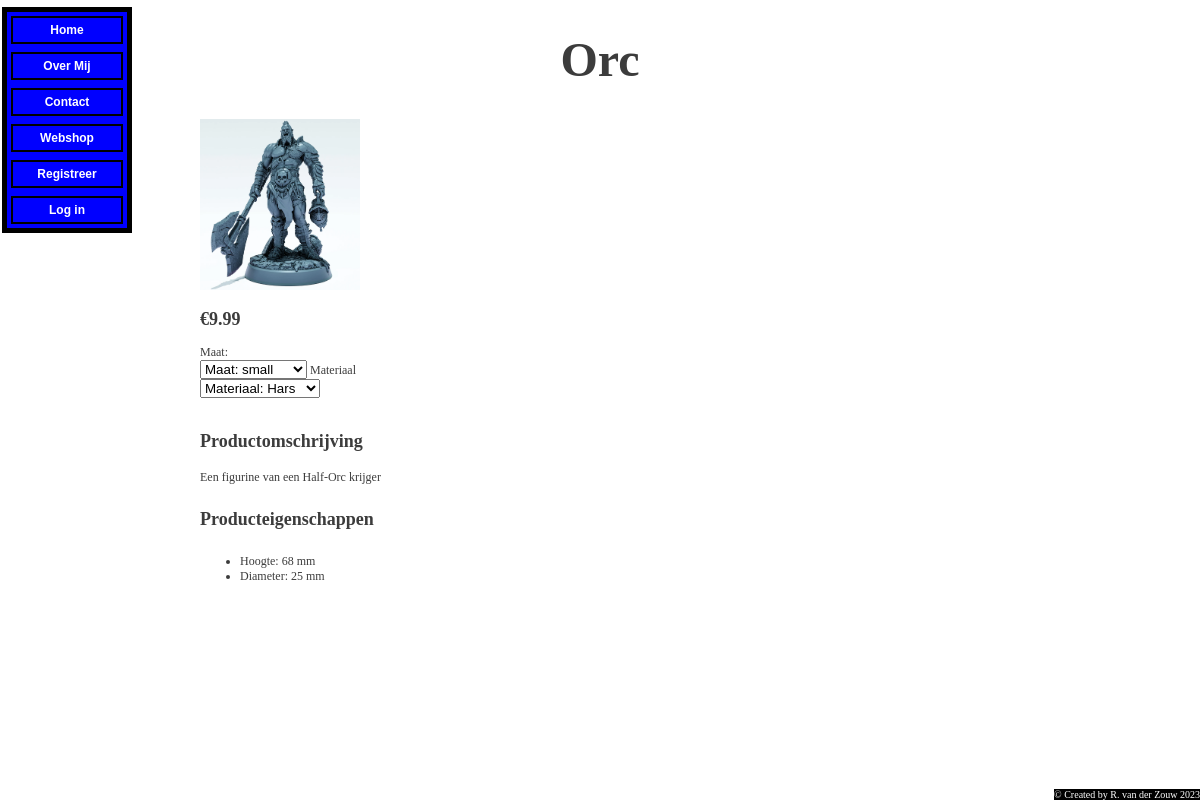
The page /index.php?page=detail&id=4&size=S&material=1&price=30 on the database as committed earlier.
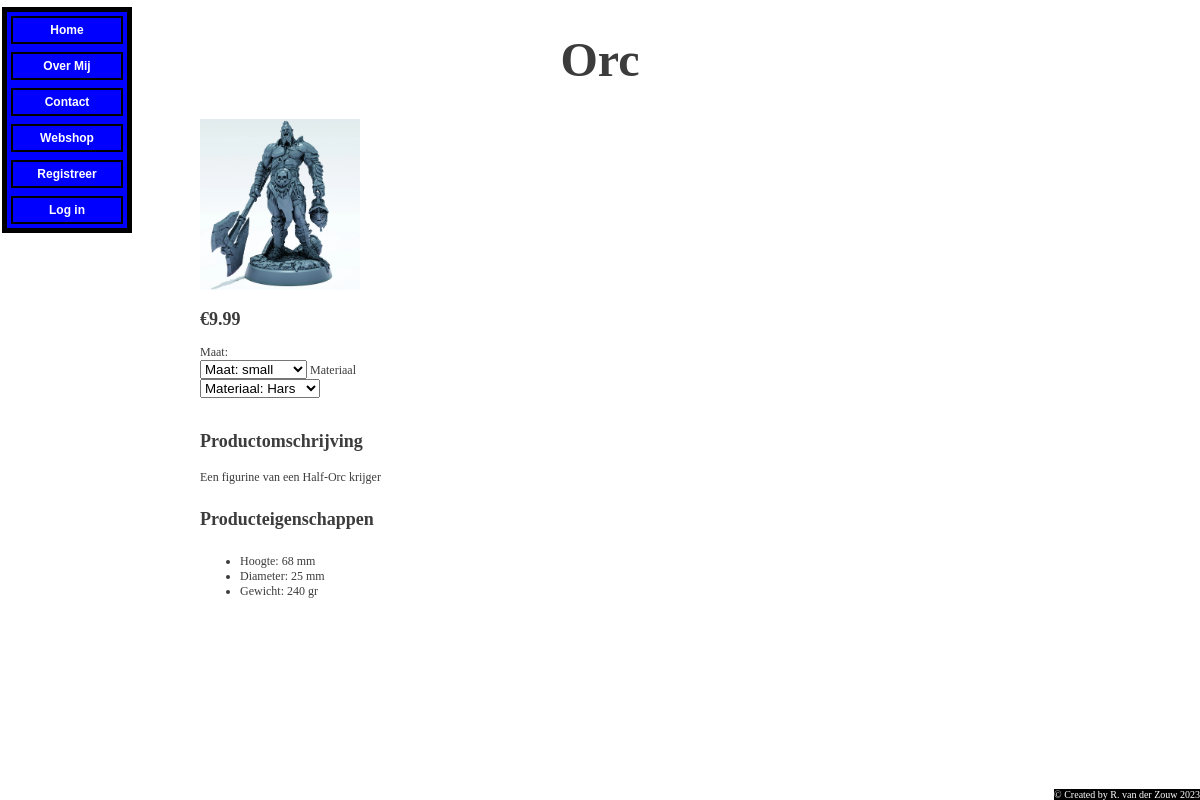
The same page on the database as committed later.
### tables this page shows
CREATE TABLE `product_properties` (
  `id` int(11) NOT NULL,
  `product_size_id` int(11) NOT NULL,
  `property_id` int(11) NOT NULL,
  `value` int(11) NOT NULL,
  `product_price_id` int(11) DEFAULT NULL
);

CREATE TABLE `properties` (
  `id` int(3) NOT NULL,
  `name` varchar(20) NOT NULL,
  `unit` varchar(3) NOT NULL
);

### db_repository.php (called while the page is built, shortened)
<?php
function connectToDB() {
$servername = "127.0.0.1";
$username = "rubens_webshop_user";
$password = "test1234";
$database = "rubens_webshop";
$conn = @mysqli_connect($servername, $username, $password, $database);
return $conn;
}
function findProductByIdSizeAndMaterial($productId, $sizeId, $materialId) {
    $conn = connectToDB();
    try {
        $productId = mysqli_real_escape_string($conn, $productId);
        $sizeId = mysqli_real_escape_string($conn, $sizeId);
        $materialId = mysqli_real_escape_string($conn, $materialId);
        $sql = "SELECT * FROM products WHERE id=$productId";
        $result = mysqli_query($conn, $sql);
        $product = mysqli_fetch_assoc($result);
        $sql = "SELECT pp.id as 'price_id', s.id as 'size_id', s.size, m.id as 'material_id', m.material, price
                FROM product_price as pp
                JOIN product_sizes as ps ON ps.id=pp.product_size_id
                JOIN materials as m ON m.id=pp.material_id
                JOIN sizes as s on s.id=ps.size_id
                WHERE ps.product_id = $productId";
        $result = mysqli_query($conn, $sql);
        while ($row = mysqli_fetch_assoc($result)) {
            $product['flavours'][$row['price_id']] = $row;
        }
        $sql = "SELECT pp.id as 'pp_id', p.name, pp.value, p.unit
                FROM product_properties as pp
                JOIN properties as p ON p.id=pp.property_id
                JOIN product_sizes as ps ON ps.id=pp.product_size_id
                LEFT JOIN product_price ON pp.product_price_id=product_price.id
                WHERE ps.product_id=$productId AND ps.size_id='$sizeId' AND
                      (pp.product_price_id is NULL or product_price.material_id = $materialId)";
        $result = mysqli_query($conn, $sql);
        while ($row = mysqli_fetch_assoc($result)) {
            $product['properties'][$row['pp_id']] = $row;
        }
        return $product;
    }
    finally {
        closeDB($conn);
    }
}
?>

### user_service.php (called while the page is built, shortened)
<?php
    include 'db_repository.php';
    function doesProductExist($productId, $sizeId, $materialId) {
        $product = findProductByIdSizeAndMaterial($productId, $sizeId, $materialId);
        if (empty($product)) {
            return false;
        } else {
            return $product;
        }
    }
?>

### sessions.php (called while the page is built, shortened)
<?php
function isUserLoggedIn() {
    return isset($_SESSION['login']);
}
?>

### webshop.php (the view, shortened to what the changed rows need)
<?php
function showProductDetail($id, $size, $material, $priceId) {
    $product = doesProductExist($id, $size, $material);
    $product['amount'] = 1;
    $flavour = null;
    if (array_key_exists($priceId, $product['flavours'])) {
        $flavour = $product['flavours'][$priceId];
    }
    $product['size']=$product['material']=generateKey($id, $flavour);
    echo '<div class="productheader">
            <h1>' . $product["name"] . '</h1>
          </div>';
    echo '<div class="productprice">
            <h2>&#8364;' . $flavour["price"] . '</h2>';
    if (!isUserLoggedIn($_SESSION)) {
        echo '<br>';
    }
    echo '<div class="descriptionheader">';
    echo '<div class="properties">';
    echo '<ul>';
    foreach ($product['properties'] as $properties) {
        echo '<li>' . $properties["name"] .": " . $properties['value'] . ' ' . $properties['unit'] . '</li>';
    }
}
?>

### index.php (shortened to what the changed rows need)
<?php
    require_once('sessions.php');
    $page = getRequestedPage();
    $data = processRequest($page);
    showResponsePage($data);
    function processRequest($page) {
        include 'validations.php';
        $data['page'] = $page;
        return $data;
    }
    function getArrayVar($array, $key, $default = '') {
        return isset($array[$key]) ? $array[$key] : $default;
    }
    function getPostVar($key, $default = '') {
        return getArrayVar($_POST, $key, $default);
    }
    function getUrlVar($key, $default = '') {
        return getArrayVar($_GET, $key, $default);
    }
    function getRequestedPage() {
        if ($_SERVER["REQUEST_METHOD"] == "POST") {
            return getPostVar("page", "home");
        } else {
            return getUrlVar("page", "home");
        }
    }
    function showResponsePage($data) {
        showDocumentstart();
        showHeadSection($data);
        showBodySection($data);
        showDocumentEnd();
    }
    function showDocumentStart() {
        echo   "<!DOCTYPE html>
                <html lang='NL'>";
    }
    function showHeadSection($data) {
        echo "<head><link rel='stylesheet' href='mystyle.css'>";
        echo '<title>';
        switch($data['page'])
            {
                case 'home' :
                    require_once('home.php');
                    echo $head;
                break;
                case 'about' :
                    require_once('about.php');
                    echo $head;
                break;
                case 'contact' :
                    require_once('contact.php');
                    echo $head;
                break;
                case 'register' :
                    require_once('register.php');
                    echo $head;
                break;
                case 'login' :
                    require_once('login.php');
                    echo $head;
                    break;
                case 'webshop' :
                    require_once('webshop.php');
                    echo $head ;
                    break;
                case 'shoppingcart' :
                    require_once('shoppingcart.php');
                    echo $head ;
                    break;
            }
        echo '</title></head>' ;
    }
    function showBodySection($data) {
                echo '<body>';
                showMenu();
                showContent($data);
                echo '</body>';
    }
    function showMenu() {
        $Menu = array("home" => "Home", "about" => "Over Mij", "contact" => "Contact", "webshop" => "Webshop");
        if(!isUserLoggedIn()) {
            $Menu['register'] = "Registreer";
            $Menu['login'] = "Log in";
        } else {
            $Menu['shoppingcart'] = "Winkelmandje";
            $Menu['changepass'] = "Wachtwoord wijzigen";
            $Menu['logout'] = getLoggedInUserName() . " Uitloggen";
        }
        echo    '<ul id="menu">';
        foreach($Menu as $key => $MenuOptions) {
            echo '<li class="menuoption"><a href="index.php?page=' . $key . '" class="button">' . $MenuOptions. '</a></li>';
        }
        echo '</ul>';
    }
    function showContent($data) {
        switch($data['page']) {
            case 'detail' :
                echo 	'<div class="content">';
                include('webshop.php');
                if ( $_SERVER['REQUEST_METHOD']== "POST") {
                $productflavour = getPostVar("flavour");
                $product = explode('_', $productflavour );
                $id = $product[0];
                $size = $product[1];
                $material = $product[2];
                $priceId = $product[3];
                } else {
                $id = getUrlVar("id");
                $size = getUrlVar("size");
                $material = getUrlVar("material");
                $priceId = getUrlVar('price');
                }
                showProductDetail($id, $size, $material, $priceId);
                break;
                }
        echo "</div>";
    }
    function showDocumentEnd() {
        echo "</html>";
    }
    function generateKey($productId, $sizeId, $materialId =0, $priceId=0) {
        if (is_array($sizeId)) {
            return $productId . "_" . $sizeId['size_id'] . "_" . $sizeId['material_id'] . "_" . $sizeId['price_id'];
        }
        return $productId . "_" . $sizeId . "_" . $materialId . "_" . $priceId;
    }
?>

Rows that differ between the two databases and show on the page:
added product_properties: property.name "Gewicht", value "240", property.unit "gr"
